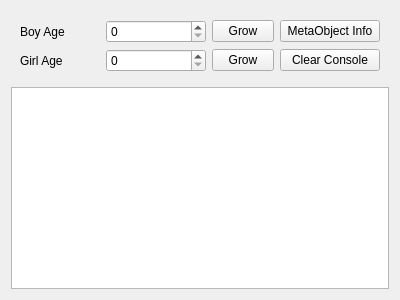
<?xml version="1.0" encoding="UTF-8"?>
<ui version="4.0">
 <class>TPersonGUI</class>
 <widget class="QWidget" name="TPersonGUI">
  <property name="enabled">
   <bool>true</bool>
  </property>
  <property name="geometry">
   <rect>
    <x>0</x>
    <y>0</y>
    <width>400</width>
    <height>300</height>
   </rect>
  </property>
  <property name="sizePolicy">
   <sizepolicy hsizetype="Fixed" vsizetype="Fixed">
    <horstretch>0</horstretch>
    <verstretch>0</verstretch>
   </sizepolicy>
  </property>
  <property name="minimumSize">
   <size>
    <width>0</width>
    <height>0</height>
   </size>
  </property>
  <property name="windowTitle">
   <string>MetaObject</string>
  </property>
  <layout class="QVBoxLayout" name="verticalLayout_2">
   <item>
    <widget class="QWidget" name="widget" native="true">
     <property name="minimumSize">
      <size>
       <width>0</width>
       <height>50</height>
      </size>
     </property>
     <layout class="QVBoxLayout" name="verticalLayout_3">
      <item>
       <layout class="QHBoxLayout" name="horizontalLayout">
        <item>
         <widget class="QLabel" name="label">
          <property name="sizePolicy">
           <sizepolicy hsizetype="Fixed" vsizetype="Preferred">
            <horstretch>0</horstretch>
            <verstretch>0</verstretch>
           </sizepolicy>
          </property>
          <property name="minimumSize">
           <size>
            <width>80</width>
            <height>0</height>
           </size>
          </property>
          <property name="text">
           <string>Boy Age</string>
          </property>
         </widget>
        </item>
        <item>
         <widget class="QSpinBox" name="spinBox">
          <property name="sizePolicy">
           <sizepolicy hsizetype="Fixed" vsizetype="Fixed">
            <horstretch>0</horstretch>
            <verstretch>0</verstretch>
           </sizepolicy>
          </property>
          <property name="minimumSize">
           <size>
            <width>100</width>
            <height>0</height>
           </size>
          </property>
         </widget>
        </item>
        <item>
         <widget class="QPushButton" name="pushButton">
          <property name="sizePolicy">
           <sizepolicy hsizetype="Fixed" vsizetype="Fixed">
            <horstretch>0</horstretch>
            <verstretch>0</verstretch>
           </sizepolicy>
          </property>
          <property name="minimumSize">
           <size>
            <width>50</width>
            <height>0</height>
           </size>
          </property>
          <property name="text">
           <string>Grow</string>
          </property>
         </widget>
        </item>
        <item>
         <widget class="QPushButton" name="pushButton_2">
          <property name="sizePolicy">
           <sizepolicy hsizetype="Fixed" vsizetype="Fixed">
            <horstretch>0</horstretch>
            <verstretch>0</verstretch>
           </sizepolicy>
          </property>
          <property name="minimumSize">
           <size>
            <width>100</width>
            <height>0</height>
           </size>
          </property>
          <property name="text">
           <string>MetaObject Info</string>
          </property>
         </widget>
        </item>
       </layout>
      </item>
      <item>
       <layout class="QHBoxLayout" name="horizontalLayout_2">
        <item>
         <widget class="QLabel" name="label_2">
          <property name="sizePolicy">
           <sizepolicy hsizetype="Fixed" vsizetype="Preferred">
            <horstretch>0</horstretch>
            <verstretch>0</verstretch>
           </sizepolicy>
          </property>
          <property name="minimumSize">
           <size>
            <width>80</width>
            <height>0</height>
           </size>
          </property>
          <property name="text">
           <string>Girl Age</string>
          </property>
         </widget>
        </item>
        <item>
         <widget class="QSpinBox" name="spinBox_2">
          <property name="sizePolicy">
           <sizepolicy hsizetype="Fixed" vsizetype="Fixed">
            <horstretch>0</horstretch>
            <verstretch>0</verstretch>
           </sizepolicy>
          </property>
          <property name="minimumSize">
           <size>
            <width>100</width>
            <height>0</height>
           </size>
          </property>
         </widget>
        </item>
        <item>
         <widget class="QPushButton" name="pushButton_3">
          <property name="sizePolicy">
           <sizepolicy hsizetype="Fixed" vsizetype="Fixed">
            <horstretch>0</horstretch>
            <verstretch>0</verstretch>
           </sizepolicy>
          </property>
          <property name="minimumSize">
           <size>
            <width>50</width>
            <height>0</height>
           </size>
          </property>
          <property name="text">
           <string>Grow</string>
          </property>
         </widget>
        </item>
        <item>
         <widget class="QPushButton" name="pushButton_4">
          <property name="sizePolicy">
           <sizepolicy hsizetype="Fixed" vsizetype="Fixed">
            <horstretch>0</horstretch>
            <verstretch>0</verstretch>
           </sizepolicy>
          </property>
          <property name="minimumSize">
           <size>
            <width>100</width>
            <height>0</height>
           </size>
          </property>
          <property name="text">
           <string>Clear Console</string>
          </property>
         </widget>
        </item>
       </layout>
      </item>
     </layout>
    </widget>
   </item>
   <item>
    <widget class="QTextEdit" name="textEdit">
     <property name="minimumSize">
      <size>
       <width>0</width>
       <height>0</height>
      </size>
     </property>
    </widget>
   </item>
  </layout>
 </widget>
 <resources/>
 <connections/>
</ui>
